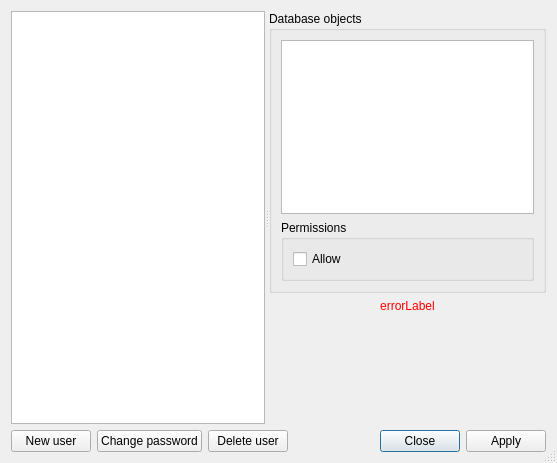
<?xml version="1.0" encoding="UTF-8"?>
<ui version="4.0">
 <class>UserAccountsDialog</class>
 <widget class="QDialog" name="UserAccountsDialog">
  <property name="windowModality">
   <enum>Qt::WindowModal</enum>
  </property>
  <property name="geometry">
   <rect>
    <x>0</x>
    <y>0</y>
    <width>557</width>
    <height>463</height>
   </rect>
  </property>
  <property name="windowTitle">
   <string>Users</string>
  </property>
  <property name="windowIcon">
   <iconset>
    <normaloff>images:/32x32/group/group.png</normaloff>images:/32x32/group/group.png</iconset>
  </property>
  <property name="sizeGripEnabled">
   <bool>true</bool>
  </property>
  <property name="modal">
   <bool>true</bool>
  </property>
  <layout class="QVBoxLayout" name="verticalLayout_2">
   <item>
    <widget class="QSplitter" name="splitter">
     <property name="orientation">
      <enum>Qt::Horizontal</enum>
     </property>
     <widget class="QTreeView" name="usersList">
      <property name="alternatingRowColors">
       <bool>true</bool>
      </property>
      <property name="selectionBehavior">
       <enum>QAbstractItemView::SelectRows</enum>
      </property>
      <property name="verticalScrollMode">
       <enum>QAbstractItemView::ScrollPerPixel</enum>
      </property>
      <attribute name="headerCascadingSectionResizes">
       <bool>true</bool>
      </attribute>
     </widget>
     <widget class="QWidget" name="layoutWidget">
      <layout class="QVBoxLayout" name="verticalLayout">
       <item>
        <widget class="QGroupBox" name="databaseObjects">
         <property name="title">
          <string>Database objects</string>
         </property>
         <layout class="QGridLayout" name="gridLayout_2">
          <item row="0" column="0">
           <widget class="QTreeView" name="objectTree">
            <property name="editTriggers">
             <set>QAbstractItemView::NoEditTriggers</set>
            </property>
            <property name="alternatingRowColors">
             <bool>true</bool>
            </property>
            <property name="verticalScrollMode">
             <enum>QAbstractItemView::ScrollPerPixel</enum>
            </property>
            <property name="uniformRowHeights">
             <bool>true</bool>
            </property>
            <property name="sortingEnabled">
             <bool>true</bool>
            </property>
            <property name="wordWrap">
             <bool>true</bool>
            </property>
            <attribute name="headerShowSortIndicator" stdset="0">
             <bool>true</bool>
            </attribute>
           </widget>
          </item>
          <item row="1" column="0">
           <widget class="QGroupBox" name="permissions">
            <property name="title">
             <string>Permissions</string>
            </property>
            <layout class="QHBoxLayout" name="horizontalLayout">
             <item>
              <widget class="QCheckBox" name="allow">
               <property name="text">
                <string>Allow</string>
               </property>
              </widget>
             </item>
            </layout>
           </widget>
          </item>
         </layout>
        </widget>
       </item>
       <item>
        <widget class="QLabel" name="errorLabel">
         <property name="sizePolicy">
          <sizepolicy hsizetype="Preferred" vsizetype="Preferred">
           <horstretch>0</horstretch>
           <verstretch>0</verstretch>
          </sizepolicy>
         </property>
         <property name="minimumSize">
          <size>
           <width>0</width>
           <height>13</height>
          </size>
         </property>
         <property name="styleSheet">
          <string notr="true">color: rgb(255, 0, 0);</string>
         </property>
         <property name="text">
          <string>errorLabel</string>
         </property>
         <property name="alignment">
          <set>Qt::AlignCenter</set>
         </property>
         <property name="wordWrap">
          <bool>true</bool>
         </property>
        </widget>
       </item>
       <item>
        <spacer name="verticalSpacer">
         <property name="orientation">
          <enum>Qt::Vertical</enum>
         </property>
         <property name="sizeHint" stdset="0">
          <size>
           <width>20</width>
           <height>128</height>
          </size>
         </property>
        </spacer>
       </item>
      </layout>
     </widget>
    </widget>
   </item>
   <item>
    <layout class="QHBoxLayout" name="horizontalLayout_2">
     <item>
      <widget class="QPushButton" name="newUserButton">
       <property name="sizePolicy">
        <sizepolicy hsizetype="Maximum" vsizetype="Fixed">
         <horstretch>0</horstretch>
         <verstretch>0</verstretch>
        </sizepolicy>
       </property>
       <property name="text">
        <string>New user</string>
       </property>
       <property name="autoDefault">
        <bool>false</bool>
       </property>
      </widget>
     </item>
     <item>
      <widget class="QPushButton" name="changePassword">
       <property name="text">
        <string>Change password</string>
       </property>
       <property name="autoDefault">
        <bool>false</bool>
       </property>
      </widget>
     </item>
     <item>
      <widget class="QPushButton" name="delUserButton">
       <property name="sizePolicy">
        <sizepolicy hsizetype="Maximum" vsizetype="Fixed">
         <horstretch>0</horstretch>
         <verstretch>0</verstretch>
        </sizepolicy>
       </property>
       <property name="text">
        <string>Delete user</string>
       </property>
       <property name="autoDefault">
        <bool>false</bool>
       </property>
      </widget>
     </item>
     <item>
      <spacer name="horizontalSpacer">
       <property name="orientation">
        <enum>Qt::Horizontal</enum>
       </property>
       <property name="sizeHint" stdset="0">
        <size>
         <width>40</width>
         <height>20</height>
        </size>
       </property>
      </spacer>
     </item>
     <item>
      <widget class="QDialogButtonBox" name="buttonBox">
       <property name="orientation">
        <enum>Qt::Horizontal</enum>
       </property>
       <property name="standardButtons">
        <set>QDialogButtonBox::Apply|QDialogButtonBox::Close</set>
       </property>
       <property name="centerButtons">
        <bool>false</bool>
       </property>
      </widget>
     </item>
    </layout>
   </item>
  </layout>
 </widget>
 <tabstops>
  <tabstop>usersList</tabstop>
  <tabstop>objectTree</tabstop>
  <tabstop>allow</tabstop>
  <tabstop>newUserButton</tabstop>
  <tabstop>changePassword</tabstop>
  <tabstop>delUserButton</tabstop>
  <tabstop>buttonBox</tabstop>
 </tabstops>
 <resources/>
 <connections>
  <connection>
   <sender>buttonBox</sender>
   <signal>accepted()</signal>
   <receiver>UserAccountsDialog</receiver>
   <slot>accept()</slot>
   <hints>
    <hint type="sourcelabel">
     <x>503</x>
     <y>432</y>
    </hint>
    <hint type="destinationlabel">
     <x>504</x>
     <y>465</y>
    </hint>
   </hints>
  </connection>
  <connection>
   <sender>buttonBox</sender>
   <signal>rejected()</signal>
   <receiver>UserAccountsDialog</receiver>
   <slot>reject()</slot>
   <hints>
    <hint type="sourcelabel">
     <x>374</x>
     <y>448</y>
    </hint>
    <hint type="destinationlabel">
     <x>378</x>
     <y>467</y>
    </hint>
   </hints>
  </connection>
 </connections>
</ui>
